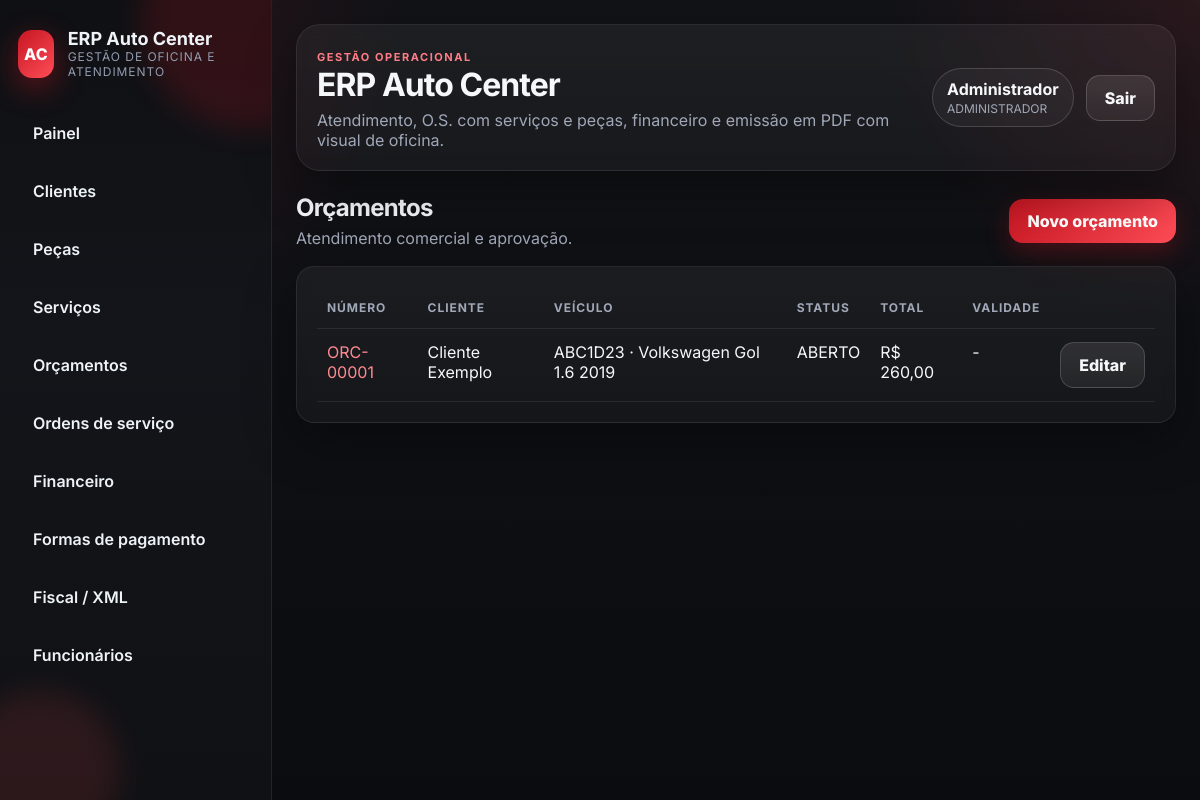
The page /orcamentos (signed in) on the database its author committed.
### app/models.py (models this page shows, shortened)
class TimestampMixin:
    created_at = db.Column(db.DateTime, default=datetime.now, nullable=False)
    updated_at = db.Column(db.DateTime, default=datetime.now, onupdate=datetime.now, nullable=False)

class SerializableMixin:
    def to_dict(self) -> dict:
        data: dict = {}
        for column in self.__table__.columns:
            value = getattr(self, column.name)
            if isinstance(value, (datetime, date)):
                data[column.name] = value.isoformat()
            elif isinstance(value, Decimal):
                data[column.name] = float(value)
            else:
                data[column.name] = value
        return data

class User(db.Model, TimestampMixin, SerializableMixin):
    __tablename__ = 'users'
    id = db.Column(db.Integer, primary_key=True)
    username = db.Column(db.String(50), unique=True, nullable=False)
    password_hash = db.Column(db.String(255), nullable=False)
    role = db.Column(db.String(30), nullable=False, default='MECANICO')
    nome = db.Column(db.String(120), nullable=False)
    ativo = db.Column(db.Boolean, default=True, nullable=False)

class Budget(db.Model, TimestampMixin, SerializableMixin):
    __tablename__ = 'budgets'
    id = db.Column(db.Integer, primary_key=True)
    client_id = db.Column(db.Integer, db.ForeignKey('clients.id'), nullable=False)
    numero = db.Column(db.String(20), unique=True, nullable=False)
    status = db.Column(db.String(30), nullable=False, default='ABERTO')
    placa = db.Column(db.String(10))
    veiculo_descricao = db.Column(db.String(160))
    subtotal = db.Column(db.Numeric(12, 2), nullable=False, default=0)
    desconto = db.Column(db.Numeric(12, 2), nullable=False, default=0)
    total = db.Column(db.Numeric(12, 2), nullable=False, default=0)
    observacoes = db.Column(db.Text)
    validade = db.Column(db.Date)
    client = db.relationship('Client', back_populates='budgets')
    items = db.relationship('BudgetItem', back_populates='budget', cascade='all, delete-orphan', order_by='BudgetItem.id')
    work_orders = db.relationship('WorkOrder', back_populates='budget')

class Client(db.Model, TimestampMixin, SerializableMixin):
    __tablename__ = 'clients'
    id = db.Column(db.Integer, primary_key=True)
    nome = db.Column(db.String(160), nullable=False)
    cpf_cnpj = db.Column(db.String(20))
    telefone = db.Column(db.String(30))
    email = db.Column(db.String(120))
    endereco = db.Column(db.String(255))
    observacoes = db.Column(db.Text)
    budgets = db.relationship('Budget', back_populates='client', cascade='all')
    work_orders = db.relationship('WorkOrder', back_populates='client', cascade='all')

### app/web.py (the view)
@web_bp.get('/orcamentos')
@login_required
def budgets_index():
    budgets = Budget.query.order_by(Budget.id.desc()).all()
    return render_template('orcamentos/index.html', budgets=budgets)

### app/auth.py (called while the page is built)
def current_user() -> User | None:
    user_id = session.get(SESSION_KEY)
    if not user_id:
        return None
    return db.session.get(User, user_id)

def login_required(view):
    @wraps(view)
    def wrapped(*args, **kwargs):
        if not current_user():
            flash('Faça login para continuar.', 'warning')
            return redirect(url_for('web.login', next=request.path))
        return view(*args, **kwargs)
    return wrapped

### app/utils.py (called while the page is built, shortened)
def parse_decimal(value, default: Decimal | float | int = Decimal('0')) -> Decimal:
    if value in (None, ''):
        return Decimal(str(default))
    if isinstance(value, Decimal):
        return value
    text = str(value).strip().replace('.', '').replace(',', '.') if isinstance(value, str) and ',' in str(value) else str(value).strip()
    try:
        return Decimal(text)
    except (InvalidOperation, ValueError):
        return Decimal(str(default))

def format_currency(value) -> str:
    value = parse_decimal(value)
    formatted = f'{value:,.2f}'
    formatted = formatted.replace(',', 'X').replace('.', ',').replace('X', '.')
    return f'R$ {formatted}'

def date_br(value) -> str:
    if not value:
        return '-'

### app/templates/orcamentos/index.html
{% extends 'base.html' %}
{% block content %}
<div class="page-header">
  <div><h2>Orçamentos</h2><p class="muted">Atendimento comercial e aprovação.</p></div>
  <a class="button" href="{{ url_for('web.budgets_new') }}">Novo orçamento</a>
</div>
<div class="table-card">
  <table class="table">
    <thead><tr><th>Número</th><th>Cliente</th><th>Veículo</th><th>Status</th><th>Total</th><th>Validade</th><th></th></tr></thead>
    <tbody>
      {% for budget in budgets %}
      <tr>
        <td><a href="{{ url_for('web.budgets_show', budget_id=budget.id) }}">{{ budget.numero }}</a></td>
        <td>{{ budget.client.nome }}</td>
        <td>{{ budget.placa or '-' }}{% if budget.veiculo_descricao %} · {{ budget.veiculo_descricao }}{% endif %}</td>
        <td>{{ budget.status }}</td>
        <td>{{ format_currency(budget.total) }}</td>
        <td>{{ budget.validade|date_br }}</td>
        <td><a class="button secondary" href="{{ url_for('web.budgets_edit', budget_id=budget.id) }}">Editar</a></td>
      </tr>
      {% else %}
      <tr><td colspan="7">Nenhum orçamento cadastrado.</td></tr>
      {% endfor %}
    </tbody>
  </table>
</div>
{% endblock %}

### app/templates/base.html (shortened to what this page needs)
<!DOCTYPE html>
<html lang="pt-BR">
<head>
  <link rel="stylesheet" href="{{ url_for('static', filename='styles.css') }}">
</head>
<body>
  <aside class="sidebar">
    <div class="sidebar-glow sidebar-glow-top"></div>
    <div class="sidebar-glow sidebar-glow-bottom"></div>
    <div class="brand">
      <div class="brand-badge">AC</div>
      <div>
        <strong>ERP Auto Center</strong>
        <span>gestão de oficina e atendimento</span>
      </div>
    </div>
    <nav>
      <a href="{{ url_for('web.dashboard') }}">Painel</a>
      <a href="{{ url_for('web.clients_index') }}">Clientes</a>
      <a href="{{ url_for('web.products_index') }}">Peças</a>
      <a href="{{ url_for('web.services_index') }}">Serviços</a>
      <a href="{{ url_for('web.budgets_index') }}">Orçamentos</a>
      <a href="{{ url_for('web.work_orders_index') }}">Ordens de serviço</a>
      {% if current_user() and current_user().role == 'ADMINISTRADOR' %}
      <a href="{{ url_for('web.finance_index') }}">Financeiro</a>
      <a href="{{ url_for('web.payment_methods_index') }}">Formas de pagamento</a>
      <a href="{{ url_for('web.fiscal_index') }}">Fiscal / XML</a>
      <a href="{{ url_for('web.employees_index') }}">Funcionários</a>
      {% endif %}
    </nav>
  </aside>
  <main class="main">
    <header class="topbar card glass-card">
      <div>
        <span class="eyebrow">gestão operacional</span>
        <h1>ERP Auto Center</h1>
        <p>Atendimento, O.S. com serviços e peças, financeiro e emissão em PDF com visual de oficina.</p>
      </div>
      <div class="user-box">
        {% if current_user() %}
        <div class="user-chip">
          <strong>{{ current_user().nome }}</strong>
          <span>{{ current_user().role }}</span>
        </div>
        <a class="button secondary" href="{{ url_for('web.logout') }}">Sair</a>
        {% endif %}
      </div>
    </header>
    {% block content %}{% endblock %}
  </main>
</body>
</html>

### app/static/styles.css (style rules this page uses)
:root { --bg: #0f0f12; --bg-soft: #17171c; --surface: #17191f; --surface-2: #1f222b; --surface-3: #252a35; --line: rgba(255,255,255,0.08); --line-strong: rgba(255,255,255,0.16); --text: #f6f7f9; --muted: #a0a8b8; --primary: #c51622; --primary-2: #ff4d57; --success: #15b26d; --danger: #f04452; --warning: #f5a524; --shadow: 0 18px 50px rgba(0, 0, 0, 0.35); --radius: 18px; --radius-lg: 24px; }
* { box-sizing: border-box; }
html { scroll-behavior: smooth; }
body { margin: 0; font-family: Inter, Arial, sans-serif; background: radial-gradient(circle at top left, rgba(197, 22, 34, 0.18), transparent 28%), radial-gradient(circle at top right, rgba(255, 77, 87, 0.10), transparent 22%), linear-gradient(180deg, #121317 0%, #0b0c0f 100%); color: var(--text); }
a { color: #ff8b92; text-decoration: none; }
.sidebar { position: fixed; top: 0; left: 0; width: 272px; height: 100vh; padding: 28px 18px; background: linear-gradient(180deg, #0f1013, #13151a 40%, #101114 100%); border-right: 1px solid var(--line); color: #eef3f8; overflow: hidden; }
.sidebar-glow { position: absolute; border-radius: 999px; filter: blur(14px); opacity: .65; pointer-events: none; }
.sidebar-glow-top { width: 220px; height: 220px; background: rgba(197, 22, 34, 0.28); top: -90px; right: -90px; }
.sidebar-glow-bottom { width: 160px; height: 160px; background: rgba(255, 77, 87, 0.18); bottom: -50px; left: -40px; }
.brand { position: relative; display: flex; gap: 14px; align-items: center; margin-bottom: 30px; }
.brand strong { display: block; font-size: 18px; }
.brand span { display: block; color: #919cb0; font-size: 12px; text-transform: uppercase; letter-spacing: .08em; }
.brand-badge { width: 48px; height: 48px; border-radius: 14px; display: grid; place-items: center; background: linear-gradient(135deg, var(--primary), var(--primary-2)); color: #fff; font-weight: 800; box-shadow: 0 10px 30px rgba(197, 22, 34, 0.45); }
.sidebar nav { display: flex; flex-direction: column; gap: 10px; position: relative; }
.sidebar nav a { padding: 13px 14px; border-radius: 14px; color: #eef3f8; border: 1px solid transparent; font-weight: 600; }
.main { margin-left: 272px; min-height: 100vh; padding: 24px; }
.topbar { display: flex; justify-content: space-between; align-items: center; gap: 16px; margin-bottom: 22px; }
.card, .table-card, .stat { background: linear-gradient(180deg, rgba(255,255,255,0.05), rgba(255,255,255,0.03)); border: 1px solid var(--line); border-radius: var(--radius); box-shadow: var(--shadow); backdrop-filter: blur(6px); }
.glass-card { border-radius: var(--radius-lg); }
.card, .table-card { padding: 20px; }
.table-card { overflow: visible; }
.stat span, .muted { color: var(--muted); }
.topbar h1, .page-header h2 { margin: 0; letter-spacing: -0.03em; }
.topbar p, .page-header p { margin: 6px 0 0; color: var(--muted); }
.page-header { display: flex; justify-content: space-between; gap: 16px; align-items: center; margin-bottom: 18px; }
.eyebrow, .hero-kicker, .status-label { display: inline-flex; align-items: center; gap: 8px; text-transform: uppercase; letter-spacing: .14em; font-size: 11px; font-weight: 700; color: #ff7d86; }
.user-box { display: flex; gap: 12px; align-items: center; }
.user-chip { padding: 10px 14px; border-radius: 999px; border: 1px solid var(--line-strong); background: rgba(255,255,255,0.04); display: flex; flex-direction: column; gap: 2px; }
.user-chip span { color: var(--muted); font-size: 12px; }
.table { width: 100%; border-collapse: collapse; }
.table th, .table td { padding: 13px 10px; border-bottom: 1px solid var(--line); text-align: left; vertical-align: top; }
.table th { font-size: 12px; text-transform: uppercase; letter-spacing: .08em; color: var(--muted); }
button, .button { display: inline-flex; align-items: center; justify-content: center; gap: 8px; padding: 12px 18px; border: 0; border-radius: 14px; background: linear-gradient(135deg, var(--primary), var(--primary-2)); color: #fff; font-weight: 800; cursor: pointer; text-decoration: none; box-shadow: 0 10px 24px rgba(197, 22, 34, 0.28); }
.button.secondary, button.secondary { background: linear-gradient(180deg, rgba(255,255,255,.10), rgba(255,255,255,.06)); color: var(--text); box-shadow: none; border: 1px solid var(--line-strong); }
.table td, .table th { overflow: visible; }

### rows shown on the page
User: nome "Administrador", role "ADMINISTRADOR"
Budget: numero "ORC-00001", client.nome "Cliente Exemplo", placa "ABC1D23", veiculo_descricao "Volkswagen Gol 1.6 2019", status "ABERTO", total "R$ 260,00", validade "-"
